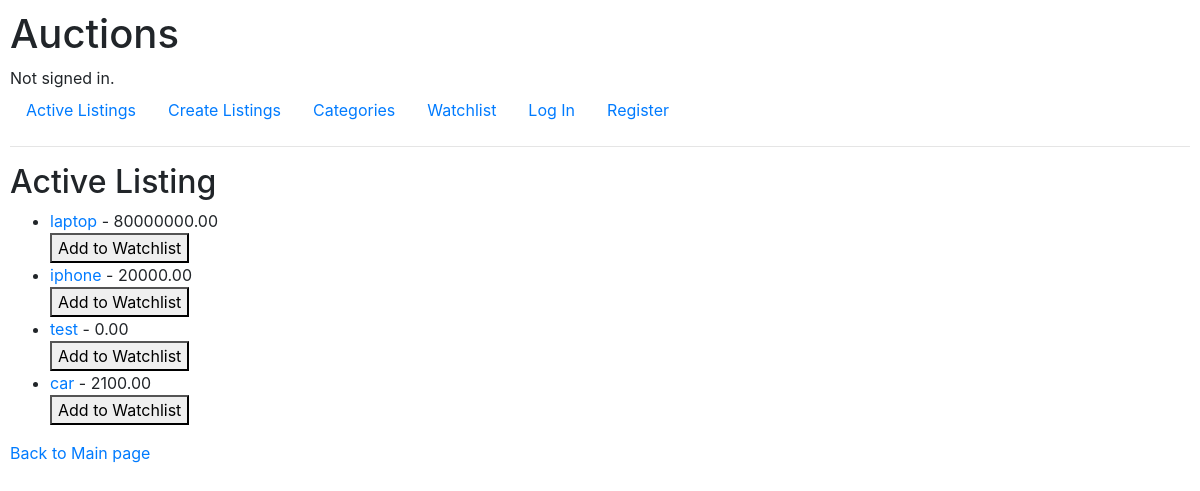
Before: /active_listing/ with the older database file.
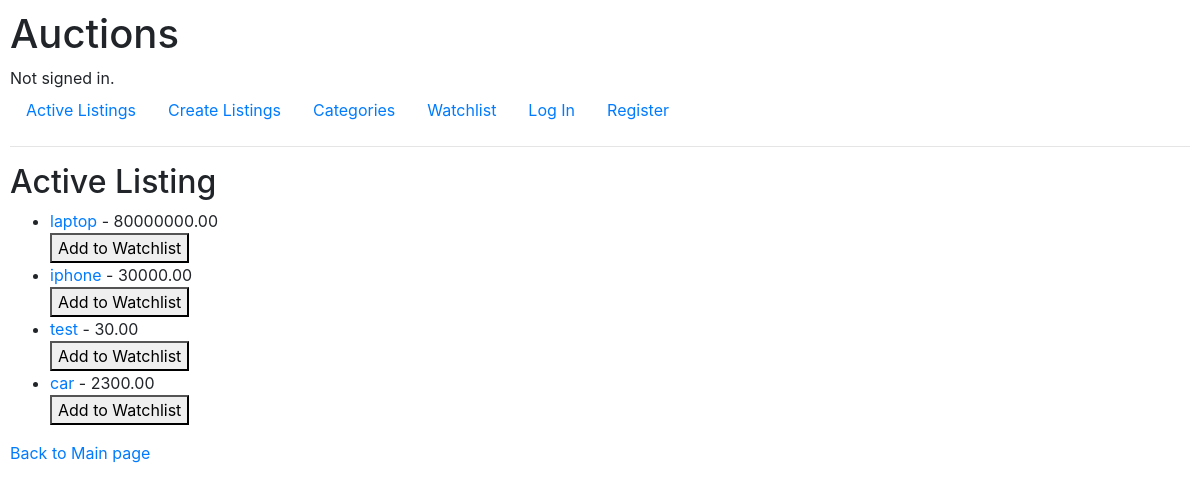
After: the same page with the newer database file.
### auctions/models.py (models this page shows)
class Listing(models.Model):
    title = models.CharField(max_length=64, unique= True)
    text_description = models.CharField(max_length=255)
    price = models.FloatField()
    inActive = models.BooleanField(default=True)
    owner = models.ForeignKey(User, on_delete=models.CASCADE, blank=True, null=True, related_name="user")
    category = models.ForeignKey(Category, on_delete=models.CASCADE, blank=True,null=True, related_name="category")
    image_url = models.URLField(blank=True, null=True)
    starting_bid = models.DecimalField(max_digits=10, decimal_places=2, default=0.0)
    current_highest_bid = models.DecimalField(max_digits=10, decimal_places=2, default=0)
    current_highest_bidder = models.ForeignKey(User, on_delete=models.SET_NULL, null=True, blank=True)
    watchlist_users = models.ManyToManyField(User,related_name='watchlist_listings', blank=True)

### auctions/views.py (the view)
# urls.py: path('active_listing/', views.active_listing, name='active_listing'),
def active_listing(request):
    listings = Listing.objects.all()
    return render(request, "auctions/active_listing.html", {'listings': listings})

### auctions/templates/auctions/active_listing.html (shortened to what this page needs)
{% extends "auctions/layout.html" %}
{% block body %}
    <h2>Active Listing</h2>
    <ul>
        {% for listing in listings %}
            <li>
                <a href="{% url 'listing_detail' listing.id %}">{{ listing.title }}</a> - {{listing.current_highest_bid}}
                <form method="POST" action="{% url 'add_to_watchlist' listing.id %}">
                    <button type="submit">Add to Watchlist</button>
                </form>
            </li>
        {% empty %}
            <li>No Listings available.</li>
        {% endfor %}
    </ul>
    <a href="{% url 'active_listing' %}">Back to Main page</a>
{% endblock %}

Changed rows visible on the page:
changed Listing "iphone": current_highest_bid "20000.00" → "30000.00"
changed Listing "test": current_highest_bid "0.00" → "30.00"
changed Listing "car": current_highest_bid "2100.00" → "2300.00"
